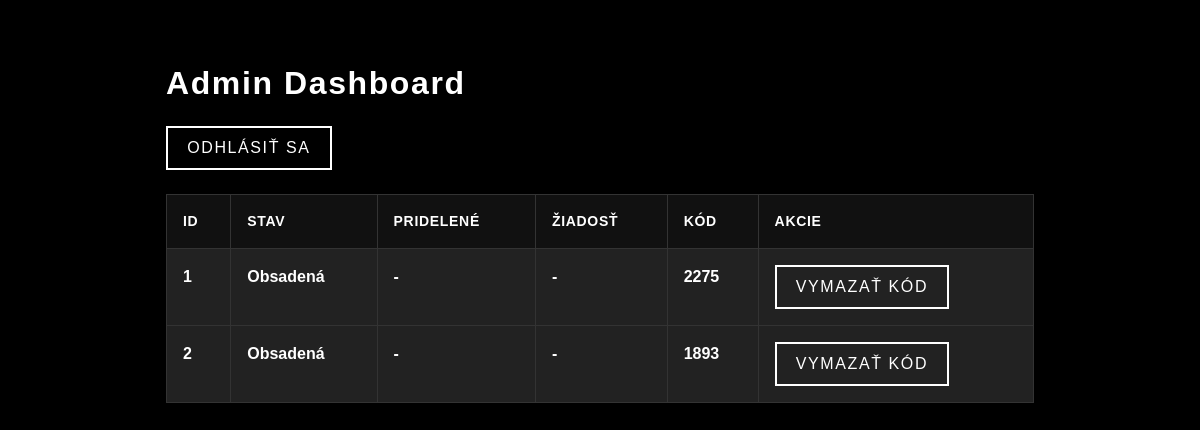
The app's page /admin (signed in), older data.
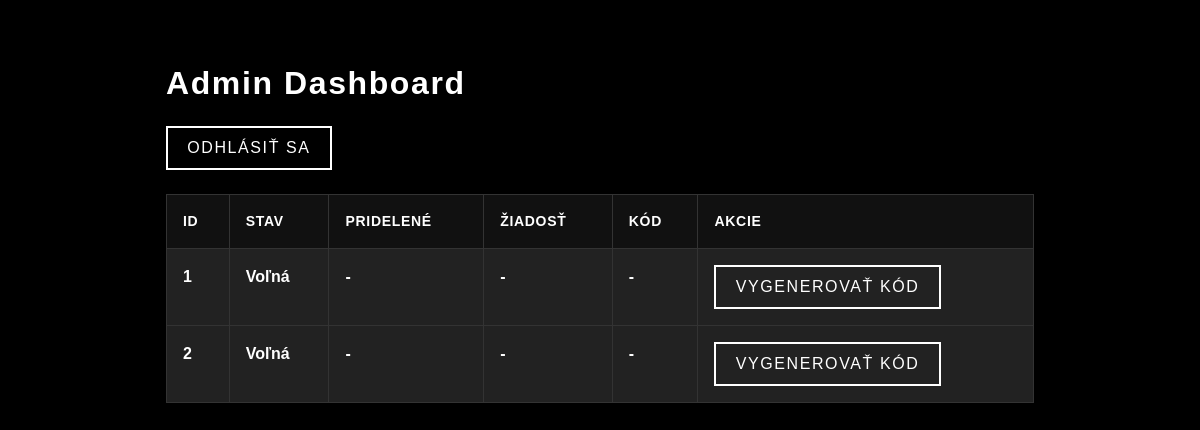
The same page, newer data.
### models.py (models this page shows)
class Locker(db.Model):
    id = db.Column(db.Integer, primary_key=True) # Primárny kľúč
    code = db.Column(db.String(10), nullable=True)  # Kód pre odomknutie
    assigned_to = db.Column(db.Integer, db.ForeignKey("user.id"), nullable=True)  # ID užívateľa, ktorému je schránka pridelená
    requested_by = db.Column(db.Integer, db.ForeignKey("user.id"), nullable=True)  # ID užívateľa, ktorý požiadal o schránku
    is_active = db.Column(db.Boolean, default=False)  # Či je schránka obsadená
    assigned_user = db.relationship("User", foreign_keys=[assigned_to], backref="assigned_lockers", lazy=True)
    requested_user = db.relationship("User", foreign_keys=[requested_by], backref="requested_lockers", lazy=True)

### server.py (the view)
@app.route("/admin")
@login_required
def admin_dashboard():
    lockers = Locker.query.all()
    return render_template("admin_dashboard.html", lockers=lockers)

### server.py (called while the page is built)
@login_manager.user_loader
def load_user(user_id):
    return User.query.get(int(user_id))

### templates/admin_dashboard.html (shortened to what this page needs)
<!DOCTYPE html>
<html lang="sk">
<head>
    <link rel="stylesheet" href="https://cdn.jsdelivr.net/npm/bootstrap@5.3.0/dist/css/bootstrap.min.css">
    <link rel="stylesheet" href="{{ url_for('static', filename='css/style.css') }}">
</head>
</head>
<body class="container mt-4">
    <h2>Admin Dashboard</h2>
    <a href="{{ url_for('logout') }}" class="btn btn-danger mb-3">Odhlásiť sa</a>
    <table class="table">
        <thead>
            <tr>
                <th>ID</th>
                <th>Stav</th>
                <th>Pridelené</th>
                <th>Žiadosť</th>
                <th>Kód</th>
                <th>Akcie</th>
            </tr>
        </thead>
        <tbody>
            {% for locker in lockers %}
            <tr id="locker-{{ locker.id }}">
                <td>{{ locker.id }}</td>
                <td>{% if locker.is_active %} Obsadená {% else %} Voľná {% endif %}</td>
                <td>{% if locker.assigned_user %} {{ locker.assigned_user.name }} {% else %} - {% endif %}</td>
                <td>{% if locker.requested_user %} {{ locker.requested_user.name }} {% else %} - {% endif %}</td>
                <td>
                    {% if locker.code and locker.is_active %}
                        <strong>{{ locker.code }}</strong>
                    {% else %}
                        -
                    {% endif %}
                </td>
                <td>
                    {% if locker.requested_by and not locker.is_active %}
                        <button class="btn btn-success approve-btn" data-id="{{ locker.id }}">Schváliť</button>
                        <button class="btn btn-danger reject-btn" data-id="{{ locker.id }}">Zamietnuť</button>
                    {% elif not locker.is_active and not locker.requested_by %}
                        <button class="btn btn-secondary gencode-btn" data-id="{{ locker.id }}">Vygenerovať kód</button>
                    {% elif locker.is_active %}
                        <button class="btn btn-warning delete-code-btn" data-id="{{ locker.id }}">Vymazať kód</button>
                    {% else %}
                        -
                    {% endif %}
                </td>
            </tr>
            {% endfor %}
        </tbody>
    </table>
</body>
</html>

### static/css/style.css (style rules this page uses)
:root { --bg-color: #000; --text-color: #fff; --primary-color: #fff; --secondary-color: #bbb; --border-color: #333; --table-header-bg: #111; --table-row-odd-bg: #222; --table-row-even-bg: #222; }
* { margin: 0; padding: 0; box-sizing: border-box; }
body { background-color: var(--bg-color) !important; color: var(--text-color) !important; font-family: 'Montserrat', sans-serif; font-weight: 600; line-height: 1.5; }
h2, h3, h4, .h2, .h3, .h4 { color: var(--primary-color) !important; margin-bottom: 1.5rem; font-weight: 700; letter-spacing: 0.05em; }
a { color: var(--primary-color) !important; text-decoration: none !important; transition: color 0.2s ease; }
.btn { background-color: transparent !important; color: var(--primary-color) !important; border: 2px solid var(--primary-color) !important; border-radius: 0 !important; padding: 0.5rem 1.2rem !important; text-transform: uppercase; letter-spacing: 0.1em; transition: background-color 0.2s ease, color 0.2s ease; }
.btn-primary, .btn-secondary, .btn-danger, .btn-success { border-color: var(--primary-color) !important; color: var(--primary-color) !important; }
.container { max-width: 900px; padding: 2rem 1rem; margin: 0 auto !important; }
.mt-4 { margin-top: 2rem !important; }
.mb-3 { margin-bottom: 1.5rem !important; }
.table { width: 100% !important; border-collapse: collapse !important; margin-bottom: 2rem !important; }
.table th, .table td { border: 1px solid var(--border-color) !important; padding: 1rem !important; text-align: left; color: var(--primary-color) !important; }
.table thead th { background-color: var(--table-header-bg) !important; color: var(--primary-color) !important; text-transform: uppercase; font-size: 0.875rem; letter-spacing: 0.05em; }
.table tbody tr:nth-child(odd) td { background-color: var(--table-row-odd-bg) !important; }
.table tbody tr:nth-child(even) td { background-color: var(--table-row-even-bg) !important; }

Row changes from the older to the newer data that the page shows:
changed Locker id 1: code "2275" → (not shown); is_active "Obsadená VYMAZAŤ KÓD" → "Voľná VYGENEROVAŤ KÓD"; now shows "-"
changed Locker id 2: code "1893" → (not shown); is_active "Obsadená VYMAZAŤ KÓD" → "Voľná VYGENEROVAŤ KÓD"; now shows "-"
